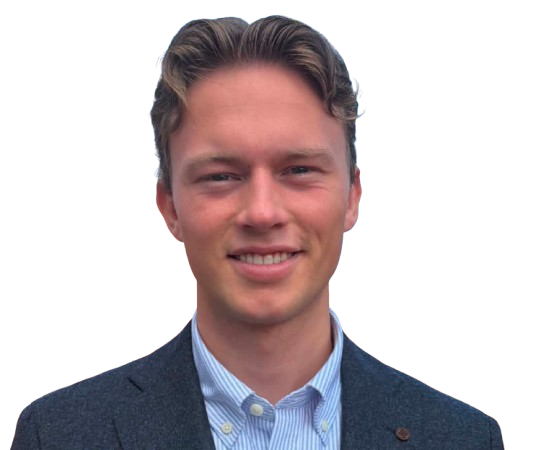
#> input picture assets/profile.png, 554 x 450 px
$ python generate_ascii.py
#> lines starting #> are read from the running program, lines starting #| are printed output that depends on the picture
"""
Generates an ASCII-art portrait from assets/profile.png.

Approach:
- Load the photo, convert to grayscale.
- Crop/pad to a target character-grid aspect ratio (monospace cells are
  taller than they are wide, so we compensate ~0.5 for the vertical step).
- Map luminance to a ramp of characters from dark -> light.
- Apply mild contrast/gamma so mid-tones separate cleanly at low resolution.
- Write the result to ascii_portrait.txt (one line per row) for the HTML
  build script to embed inside a <pre> block.
"""

from PIL import Image, ImageOps, ImageFilter
import os

SRC = os.path.join(os.path.dirname(__file__), "assets", "profile.png")
OUT = os.path.join(os.path.dirname(__file__), "ascii_portrait.txt")

# Character count across the portrait (columns). Rows derive from aspect ratio.
COLS = 96

# Ramp from darkest -> lightest. Kept short and clean for a crisp, modern look
# rather than a dense "old-school" ASCII-art ramp.
RAMP = " .:-=+*#%@"


def load_and_prepare(path: str) -> Image.Image:
#> called with path = 'assets/profile.png'
    img = Image.open(path)
#> img is the input picture: PIL image 554x450 RGBA; mean R, G, B, A 47.5, 37.9, 40.9, 99.7

    # Flatten onto a white background before dropping alpha, since the
    # source has a transparent (not opaque white) backdrop.
    if img.mode in ("RGBA", "LA") or (img.mode == "P" and "transparency" in img.info):
        img = img.convert("RGBA")
        bg = Image.new("RGB", img.size, (255, 255, 255))
#> bg: PIL image 554x450 RGB; every value is 255
        bg.paste(img, mask=img.split()[-1])
        img = bg
    else:
        img = img.convert("RGB")

    gray = ImageOps.grayscale(img)
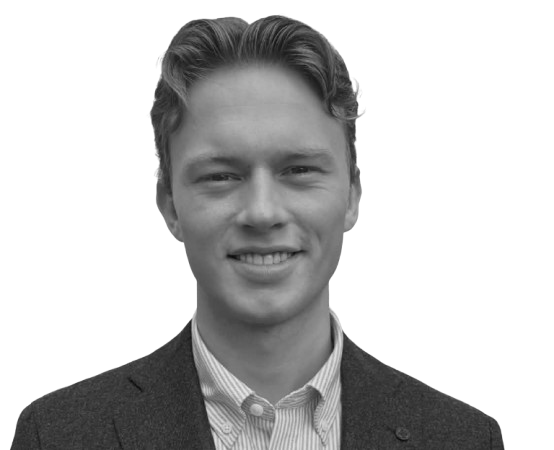
#> gray: PIL image 554x450 L; min 11, max 255, mean 195.6

    # Autocontrast to spread the tonal range, then a gamma lift so mid-tone
    # facial features (eyes, nose, mouth shading) separate more clearly once
    # downsampled to a small character grid.
    gray = ImageOps.autocontrast(gray, cutoff=0.5)
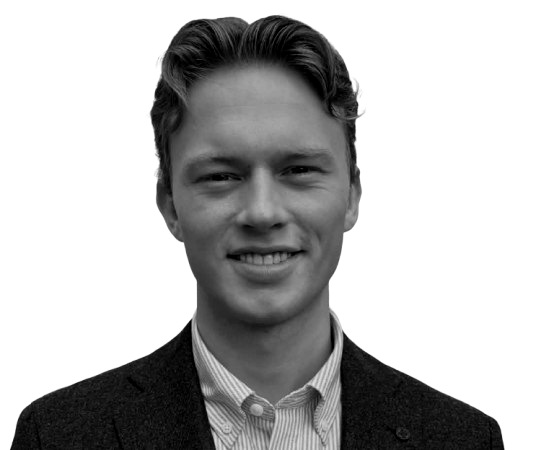
#> gray: PIL image 554x450 L; min 0, max 255, mean 184.4
    gamma = 0.8
    lut = [int(255 * ((i / 255) ** gamma)) for i in range(256)]
    gray = gray.point(lut)
    gray = gray.filter(ImageFilter.UnsharpMask(radius=2, percent=160, threshold=2))
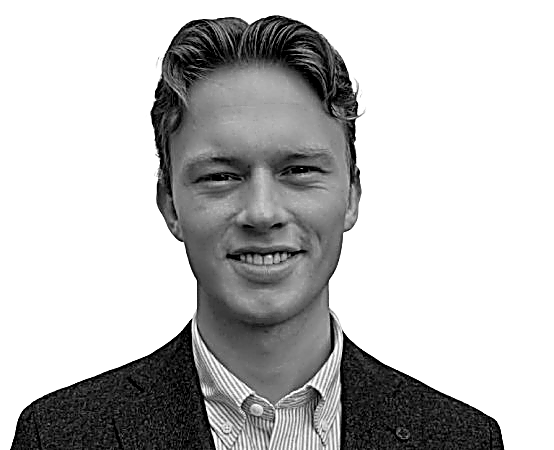
#> gray: PIL image 554x450 L; min 0, max 255, mean 190.4
    return gray


def resize_for_grid(gray: Image.Image, cols: int) -> Image.Image:
#> called with cols = 96
    w, h = gray.size
#> w = 554; h = 450
    # Monospace character cells are roughly 2x taller than wide, so we
    # under-sample rows to keep the portrait's proportions correct.
    cell_aspect = 0.52
    rows = max(1, round((h / w) * cols * cell_aspect))
#> rows = 41
    return gray.resize((cols, rows), Image.LANCZOS)
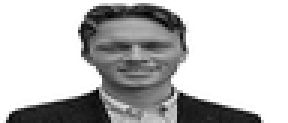
#> returned value: PIL image 96x41 L (shown 3 times larger); min 0, max 255, mean 190.1


def to_ascii(gray_small: Image.Image, ramp: str) -> str:
#> called with ramp = ' .:-=+*#%@'
    pixels = list(gray_small.getdata())
#> pixels = 3936 values, max 255 at index 0, min 0 at index 726, mean 190.1
    w, h = gray_small.size
#> w = 96; h = 41
    n = len(ramp) - 1
    lines = []
    for y in range(h):
        row = pixels[y * w:(y + 1) * w]
        line = "".join(ramp[int((255 - p) / 255 * n)] for p in row)
        lines.append(line)
#> after the loop, lines = 41 items
    return "\n".join(lines)


def main():
    gray = load_and_prepare(SRC)
    small = resize_for_grid(gray, COLS)
    art = to_ascii(small, RAMP)
    with open(OUT, "w", encoding="utf-8") as f:
        f.write(art)
    print(f"Wrote {OUT}")
    print(art)


if __name__ == "__main__":
    main()
